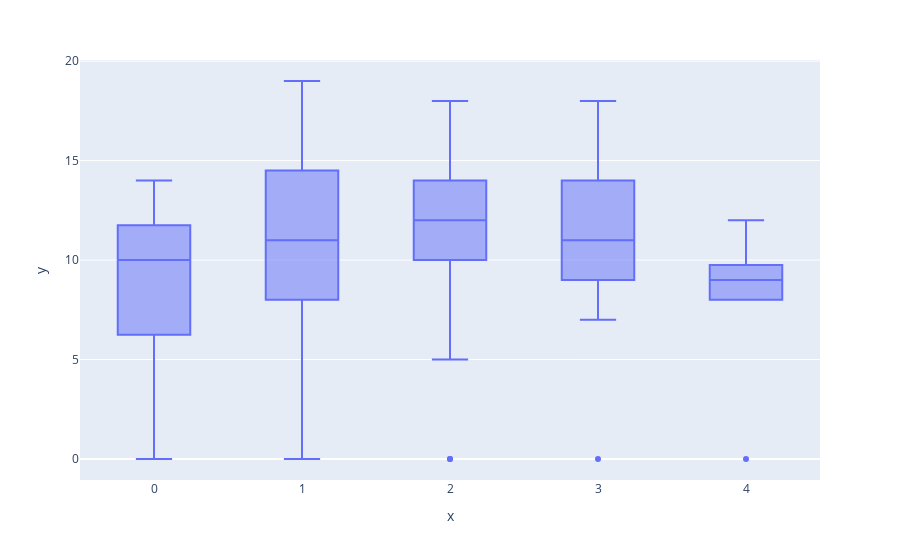

Notebook source saved alongside this figure:
### Code cell
px.box(x=model.predict(X_test), y=y_test.tolist())

### Figure 1 — Plotly figure (JSON) as saved in the notebook; plotly's stock layout.template omitted (floating-point values rounded to 4 significant figures)
{"data": [{"alignmentgroup": "True", "hovertemplate": "x=%{x}<br>y=%{y}<extra></extra>", "legendgroup": "", "marker": {"color": "#636efa"}, "name": "", "notched": false, "offsetgroup": "", "orientation": "v", "showlegend": false, "type": "box", "x": [0, 2, 3, 1, 2, 3, 0, 0, 2, 3, 3, 4, 1, 0, 3, 1, 2, 2, 0, 1, 1, 2, 2, 2, 2, 3, 3, 2, 3, 1, 2, 3, 3, 2, 2, 0, 4, 0, 1, 1, 2, 4, 2, 2, 0, 0, 2, 2, 2, 2, 1, 1, 2, 1, 0, 2, 1, 3, 4, 0, 2, 2, 3, 3, 1, 1, 1, 3, 2, 2, 3, 1, 4, 2, 1, 2, 3, 3, 2, 2, 4, 0, 2, 2, 2, 3, 1, 0, 2, 2, 2, 1, 2, 2, 1, 2, 3, 2, 3, 3, 0, 2, 2, 2, 0, 0, 2, 2, 2, 2, 0, 2, 1, 0, 1, 4, 1, 1, 0], "x0": " ", "xaxis": "x", "y": [7, 12, 9, 12, 16, 10, 10, 12, 16, 14, 7, 10, 7, 11, 15, 14, 10, 8, 12, 16, 11, 15, 11, 10, 13, 11, 18, 8, 9, 8, 9, 10, 13, 15, 18, 0, 9, 0, 11, 5, 13, 8, 12, 13, 12, 9, 13, 12, 10, 10, 18, 0, 13, 11, 6, 16, 16, 9, 8, 14, 11, 11, 11, 0, 19, 15, 13, 14, 13, 13, 11, 0, 0, 12, 11, 14, 14, 11, 10, 14, 9, 11, 11, 14, 5, 14, 0, 0, 8, 0, 16, 8, 10, 11, 9, 15, 15, 8, 9, 14, 10, 15, 14, 9, 10, 13, 0, 18, 9, 15, 0, 12, 10, 11, 12, 12, 15, 11, 9], "y0": " ", "yaxis": "y"}], "layout": {"boxmode": "group", "legend": {"tracegroupgap": 0}, "margin": {"t": 60}, "xaxis": {"anchor": "y", "domain": [0, 1], "title": {"text": "x"}}, "yaxis": {"anchor": "x", "domain": [0, 1], "title": {"text": "y"}}}}
